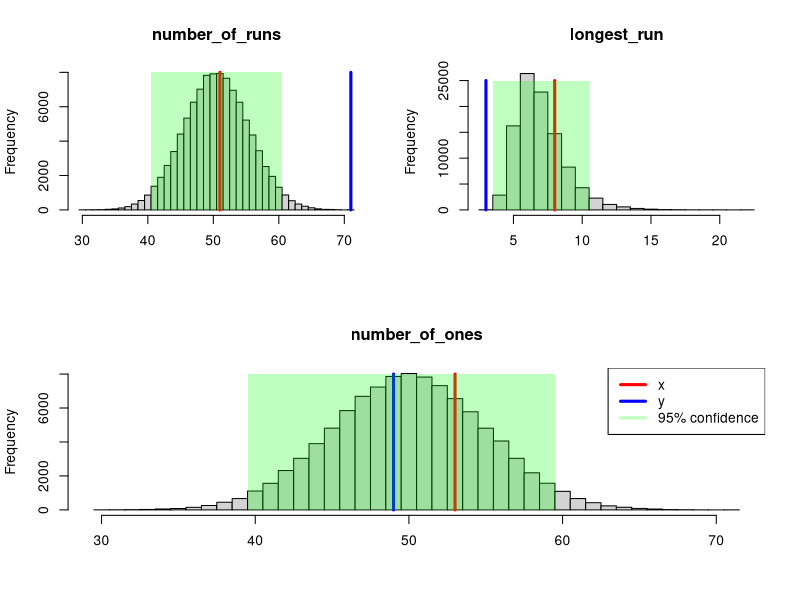

Recreate this plot in R.
# Welche der beiden Sequenzen entstammt einem fairen Münzwurf (mit unabhängigen Würfe)?
x <- c(1,1,1,0,1,0,0,1,1,1,0,1,0,0,1,1,0,1,1,1,
       0,0,0,0,0,0,1,1,1,1,1,1,0,0,1,0,0,1,0,0,
       1,1,1,1,1,0,1,0,1,1,1,0,1,1,1,0,1,1,0,0,
       1,0,1,0,0,1,1,0,1,1,0,1,0,0,0,0,0,0,0,0,
       1,0,1,0,1,0,0,0,1,0,1,0,1,1,1,1,0,0,1,1)
y <- c(1,0,1,0,1,1,0,1,0,0,1,1,0,0,0,1,0,1,1,1,
       0,0,1,1,0,0,1,0,1,1,0,1,0,1,0,1,1,0,1,0,
       0,1,0,1,0,0,1,0,0,1,1,1,0,1,0,1,0,1,0,1,
       0,1,0,1,1,0,1,0,1,0,0,1,0,0,0,1,0,0,1,1,
       0,1,0,0,0,1,1,0,0,1,0,1,0,0,1,0,1,0,1,1)

c(length(x), length(y)) # gleiche Länge
table(x) # zähle Anzahl der 1en und 0en
table(y)





get_runs_statistic <- function(v) {
  
  number_of_ones <- sum(v==1)
  my_rle <- rle(v)
  longest_run <- max(my_rle[['lengths']])
  number_of_runs <- length(my_rle[['values']])
  c(number_of_runs = number_of_runs , longest_run = longest_run, number_of_ones = number_of_ones)
}



get_confidence_region <- function(v, alpha) {
  stopifnot(length(alpha)==1)
  q <- 1 - alpha
  stopifnot(q > 0 && q <= 1)
  i <- 0
  m <- mean(v)
  while(
    sum(m-i <= v & v <= m+i) / length(v) < q
  ) i <- i+0.5
  return(list(left=ceiling(m-i)-0.5, right=floor(m+i)+0.5))
}

n <- length(x)

rx <- get_runs_statistic(x)
ry <- get_runs_statistic(y)


# simulate fair coin tosses

library(tibble)
set.seed(0)

simu <- replicate(1e5, # execute following function call 1e5 times
  get_runs_statistic(sample(0:1, n, replace=TRUE)))
data <- as_tibble(t(simu))


# Plot results

layout(
  rbind(
    c(1, 2),
    c(3, 3) 
  ),
  heights=c(1, 1),
)
clrs <- list(x = "red", y = "blue", conf = "#00FF0040")
mark_lwd <- 3
invisible(lapply(names(data), function (nm) {
  v <- data[[nm]]
  hist(v, breaks=(min(v)-0.5):(max(v)+0.5), main=nm, xlab=NULL)
  y_axis_max <- par("yaxp")[2]
  segments(rx[nm], 0, y1=y_axis_max, col=clrs$x, lwd=mark_lwd)
  segments(ry[nm], 0, y1=y_axis_max, col=clrs$y, lwd=mark_lwd)
  conf <- get_confidence_region(v, 0.05)
  rect(conf$left, 0, conf$right, y_axis_max, col=clrs$conf, border=NA)
}))
legend(
  "topright", 
  c("x", "y", "95% confidence"), 
  col=c(clrs$x, clrs$y, clrs$conf), 
  lwd=mark_lwd)